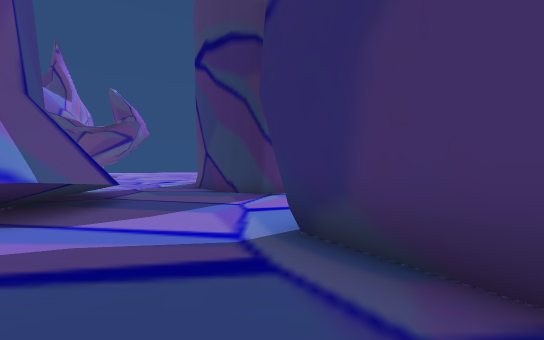
view 1 (above)

23 first-person views from a walk through a Unity game level. The camera is 1.4 m above the floor, looks level and sees 90° across. The floor is counted in squares, 2 m on a side. Each view is taken from the middle of a square. On the plan, view 1 faces up. The plan holds only what a view shows up to about 9 squares ahead; the rest is blank. The place goes on beyond the plan. The player is left out. Some surface patterns are stand-ins.

view 2
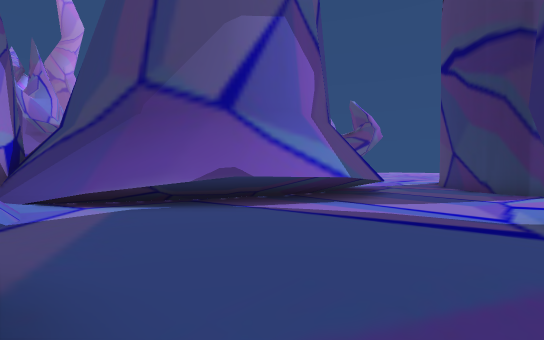

view 3
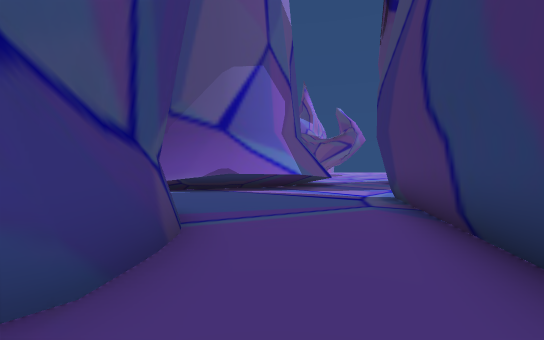

view 4
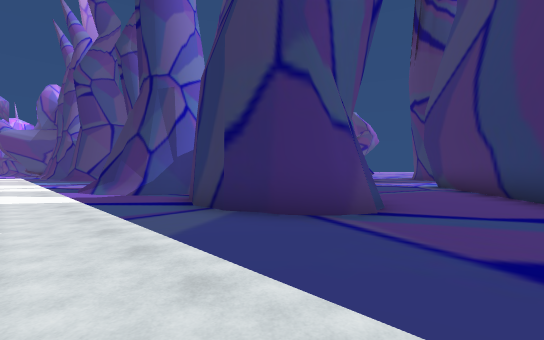

view 5
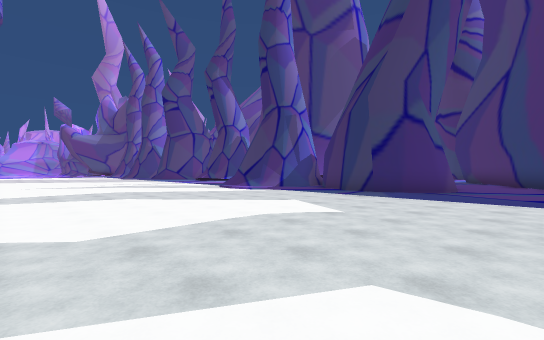

view 6
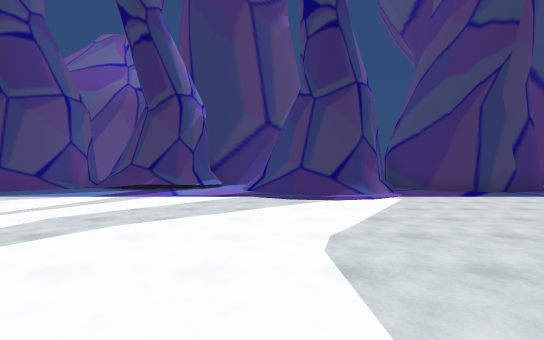

view 7
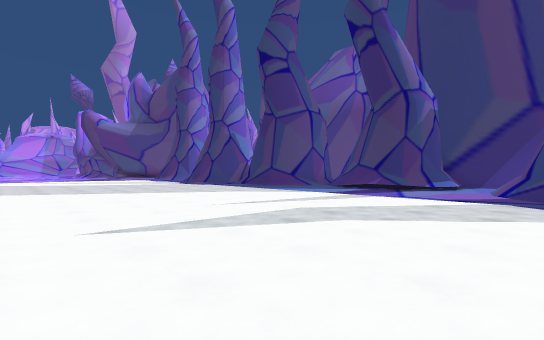

view 8
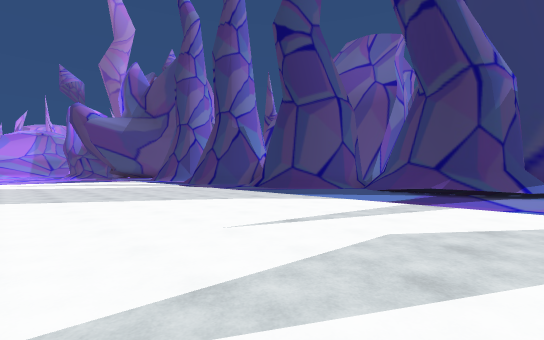

view 9
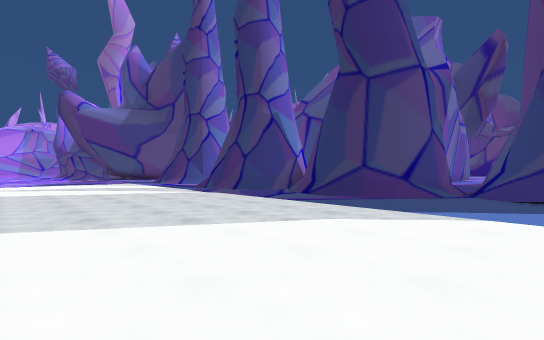

view 10
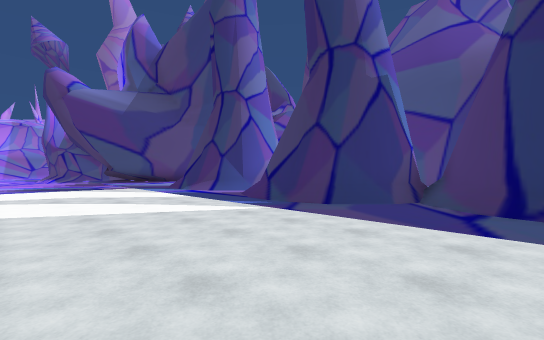

view 11
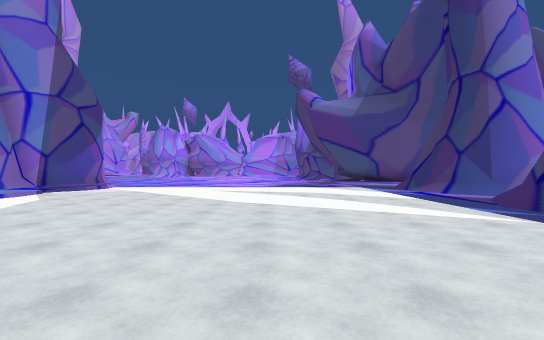

view 12
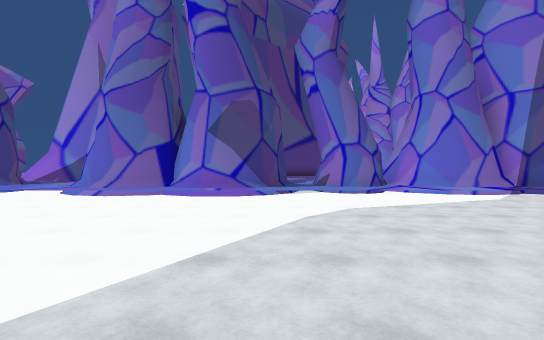

view 13
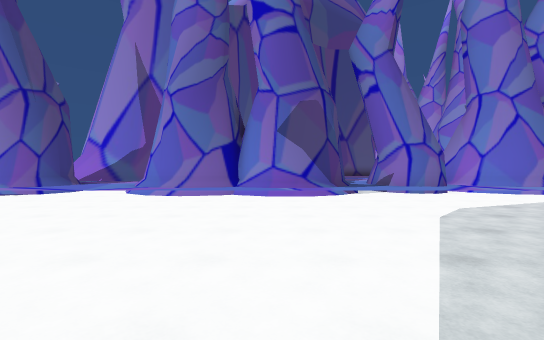

view 14
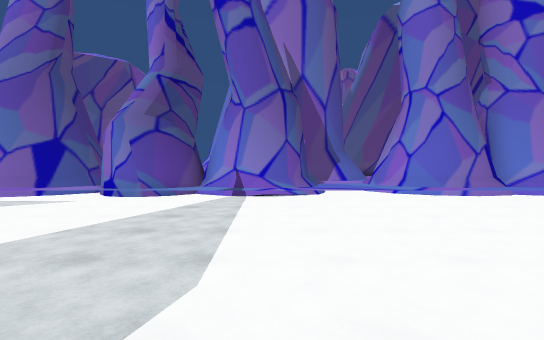

view 15
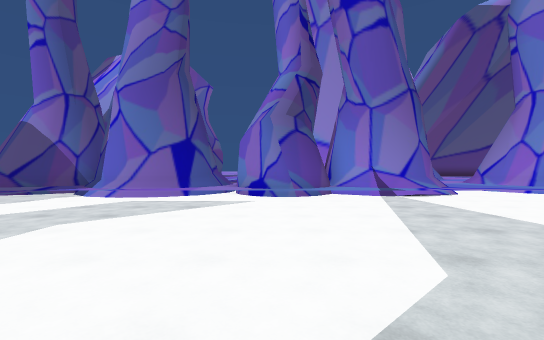

view 16
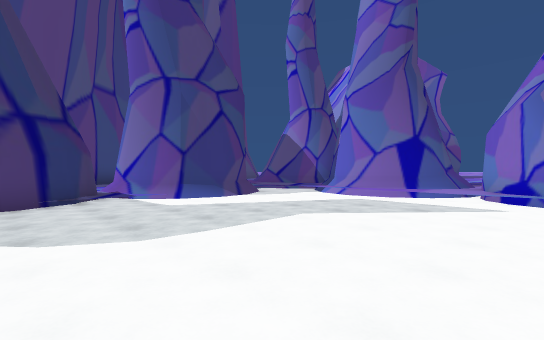

view 17
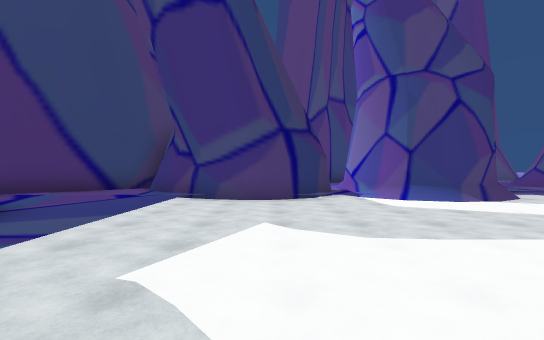

view 18
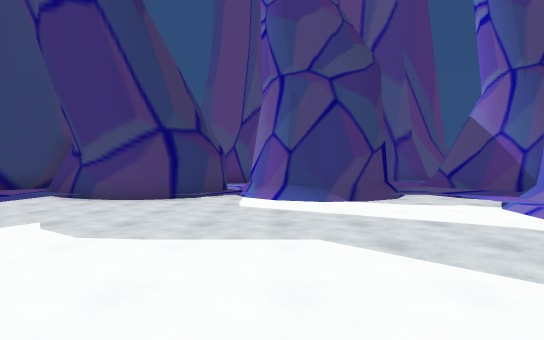

view 19
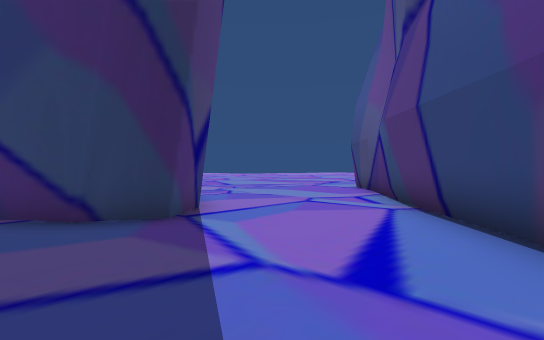

view 20
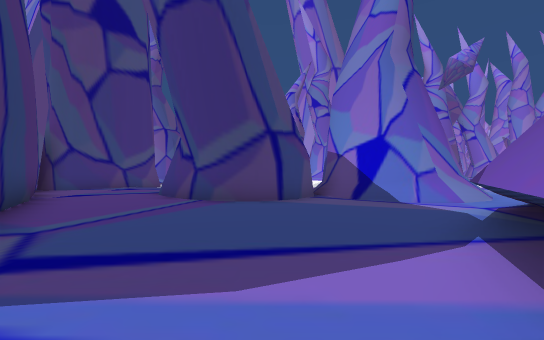

view 21
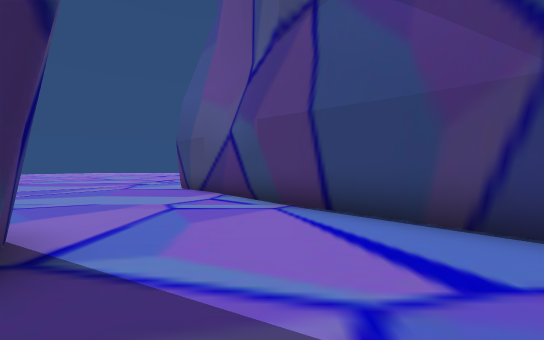

view 22
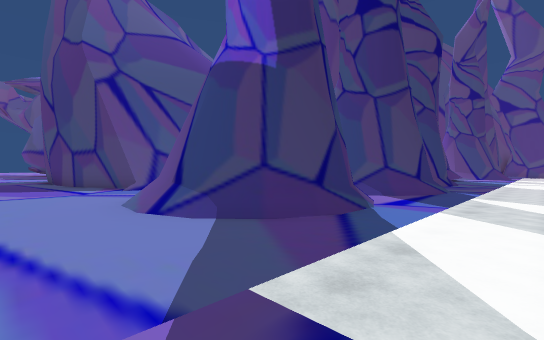

view 23
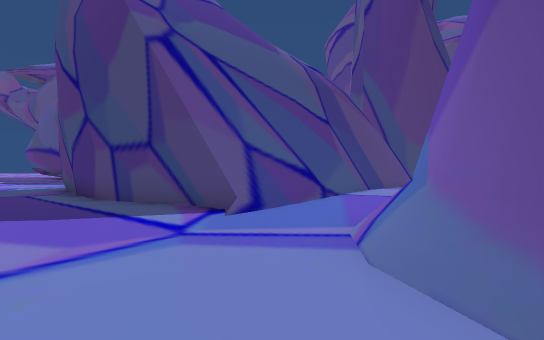

### Floor plan
Key: @ floor where view 1 was taken; # wall or solid block; . main floor; : floor 0.25 m higher than the main floor; + floor 0.5 m higher than the main floor; / step, stairs or slope.
Columns run from 28 left of view 1 to 6 right of it. Each row starts with its distance up from view 1.
 10                               :::::
  9 ::                      ::####:::::
  8 ::#                     :::##::::::
  7 ::#                      ::::::::##
  6 ::#                     #:::::::##
  5 ::#                     #::::::##
  4 ::##                    #::::###
  3 :::#                    #::::#
  2 :::######              ##::::##
  1 :::####:::             ##:::::#
  0 ::::::::::           ###::::@:##
 -1 :::::::            ###:::::::::##
 -2 ::/#              ##////::::::::#
 -3 ::/#          #/###/:########:::##
 -4 ::/###/# ######/###//## ######:::##
 -5 ::/###/###//##/:://:/####:####::::#
 -6 ::///://////::/:://://##/::::::::##
 -7 ////////////////////////////////##
 -8 ................................#
 -9 ................................#
-10 ................................##
-11    .............................:::
-12    .............................###
-13    .............................#
-14    .............................#
-15    .............................##
-16    +++++++++++++++++/+++/++++/+++++
-17    #///+//++##+##+++/##/###/###+///
-18    ####/##+#######++##### ###  /###

Where each view was taken, in squares from view 1:
view 1: 0 up, 0 right, facing up
view 2: 2 down, 0 right, facing up-left
view 3: 4 down, 3 right, facing up-left
view 4: 8 down, 3 right, facing up-left
view 5: 13 down, 3 right, facing up-left
view 6: 13 down, 7 left, facing up
view 7: 13 down, 7 left, facing up-left
view 8: 12 down, 9 left, facing up-left
view 9: 11 down, 12 left, facing up-left
view 10: 10 down, 16 left, facing up-left
view 11: 10 down, 16 left, facing left
view 12: 9 down, 17 left, facing down
view 13: 9 down, 15 left, facing down
view 14: 9 down, 7 left, facing down
view 15: 9 down, 3 left, facing down
view 16: 9 down, 3 left, facing down-right
view 17: 9 down, 3 left, facing right
view 18: 12 down, 3 left, facing right
view 19: 4 up, 2 left, facing up-right
view 20: 4 up, 2 left, facing down
view 21: 6 up, 2 left, facing right
view 22: 8 down, 28 left, facing up-right
view 23: 3 down, 28 left, facing up-right
